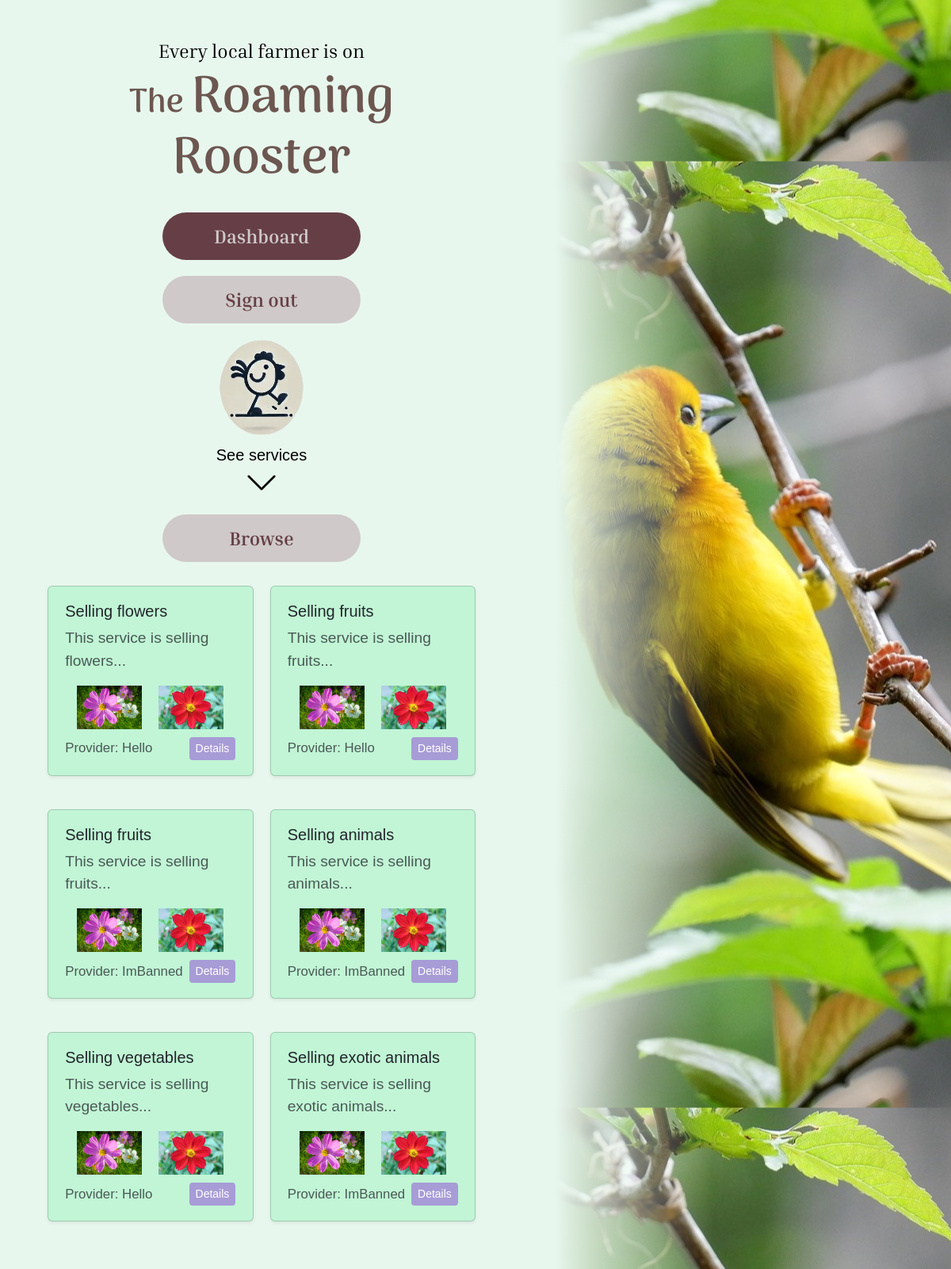
Page /pages/homepage/index.php (signed in) on the committed database.
### tables this page shows
CREATE TABLE users(
        id INTEGER PRIMARY KEY,
        username TEXT, display_name TEXT, password TEXT, email TEXT, verified_email BOOLEAN, phone TEXT, latitude FLOAT, longitude FLOAT, theme_id INTEGER, banned BOOLEAN,
        FOREIGN KEY(theme_id) REFERENCES themes(id)
    );

### utils/base.php (called while the page is built, shortened)
<?php
function has_session(): bool {
    return isset($_SESSION["connected"]) && $_SESSION["username"] && isset($_SESSION["id"]);
}

### utils/dbutils.php (called while the page is built, shortened)
<?php
function service_request(PDO $db, string $id_request, array $request_args): array
{
    $content = file_get_contents($_SERVER["DOCUMENT_ROOT"] . "/utils/sql/service.sql");
    $content = str_replace('$id_request', $id_request, $content);
    $prepared = $db->prepare($content);
    if (!$prepared->execute($request_args)) {
        echo "ERROR";
        return [];
    }
    return $prepared->fetchAll();
}
function random_services(PDO $db, $limit): array
{
    return service_request($db, "SELECT id FROM services ORDER BY random() LIMIT ?", [$limit]);
}

### components/service.php (the view, shortened to what this page needs)
<?php
function insert_service($service): void
{
    ?>
    <div class="col-md-6 col-lg-4 page search-result">
        <div class="card shadow-sm h-100">
            <div class="card-body">
                <h5 class="card-title"><?= htmlspecialchars($service["title"]) ?></h5>
                <p class="card-text text-muted"><?= htmlspecialchars(substr($service["description"], 0, 80)) ?>...</p>
                <div class="widget-list">
                    <img class="service-image" src="<?= htmlspecialchars($service["img_main_url"]) ?>"
                         alt="Main service image">
                    <img class="service-image" src="<?= htmlspecialchars($service["img_banner_url"]) ?>"
                         alt="Banner service image">
                </div>
                <div class="d-flex justify-content-between align-items-center">
                    <small class="text-muted">Provider: <?= $service["display_name"] ?></small>
                    <a href="/pages/service-details?id=<?= $service["id"] ?>" class="btn btn-sm btn-primary">Details</a>
                </div>
            </div>
        </div>
    </div>
    <?php
}
    ?>

### pages/homepage/index.php (shortened to what this page needs)
<?php
require $_SERVER["DOCUMENT_ROOT"] . "/utils/base.php";
$is_connected = has_session();
?>
<!DOCTYPE html>
<html lang="en">
<body>
<div id="left">
    <h2>Every local farmer is on</h2>
    <h1>Roaming Rooster</h1>
    <div class="center">
        <?php
        function button($text, $link, $class): void
        {
            echo "<a href='" . $link . "' class='button " . $class . "'>" . $text . "</a>";
        }
        if ($is_connected) {
            button("Dashboard", "/pages/dashboard", "primary");
        } else {
            button("Sign up", "/pages/register", "primary");
            button("Sign in", "/pages/login", "secondary");
        } ?>
    </div>
    <p id="arrow">
        See services
    </p>
    <a href="/pages/services" class="button secondary">Browse</a>
    <?php
    $db = getSecureDB();
    $services = random_services($db, 6);
    if (count($services) != 0) {
        ?>
        <div class="widget-list">
            <?php
            foreach ($services as $service) {
                insert_service($service);
            }
            ?>
        </div>
        <?php
    }
    ?>
</div>
<div id="right"></div>
</body>
</html>

### assets/css/main-style.css (style rules this page uses)
:root { --bs-body-bg: red !important; --title-color: #9FBA72; --warning-color: #FFC87F; --text-color-main: #663F46; --text-color-main-light: #CFC9C9; --text-color-secondary: #6C5750; --back-color-base: #E8F7EE; --back-color-popup: #C1F5D6; --back-color-important: #E27BBC; --back-color-secondary: #A79CD6; --back-color-ternary: #DFDCDB; --accent-color-main: var(--back-color-secondary); --accent-color-secondary: var(--back-color-important); --place-color-main: #77005D; --place-color-secondary: #121212; --place-holder-gradient: repeating-linear-gradient(45deg, var(--place-color-main) 10%, var(--place-color-secondary), 10%); --image-on-back-base-gradient: linear-gradient(var(--back-color-important) 0%, transparent 100%); --medium-corner: 12px; --large-corner: 40px; --input-block-padding: 8px; --input-block-margin: 5px; --big-container-padding: 2%; --reading-margin: 7%; --spacing-minimum: 10px; --spacing-small: 21px; --spacing-medium: 42px; --spacing-large: 84px; }
html, body { background-color: var(--back-color-base); font-family: Arial, Helvetica, sans-serif; }
div { background-color: transparent; }
h1 { color: var(--text-color-secondary) !important; text-align: center; }
p { color: var(--text-color-main); }
.page { max-height: 500px; visibility: visible; transition: max-height, padding, margin, visibility; transition-duration: 0.5s; transition-timing-function: ease; }
a { text-decoration: none; }
.service-image { max-width: 42%; width: 150px; height: auto; }

### assets/css/homepage.css (style rules this page uses)
:root { height: 100%; }
body { display: flex; min-height: 100%; }
h1 { font-family: "arima-bold", serif; font-weight: bold; text-shadow: var(--back-color-base) 0 0 8px; font-size: 64px; }
h1::before { font-size: 42px; margin-right: 10px; content: "The"; }
h2 { font-family: "inria", serif; color: black; text-shadow: var(--back-color-base) 0 0 8px; font-size: 24px; }
#left { z-index: 1; padding: 50px; box-sizing: border-box; min-width: 55vw; width: 500px; max-width: 100vw; max-height: 100%; display: flex; flex-direction: column; align-items: center; overflow-y: scroll; -ms-overflow-style: none; scrollbar-width: none; }
#right { position: fixed; height: 100%; z-index: 0; top: 0; right: 0; width: 500px; max-width: 70%; background: url("/assets/images/sample.jpeg"); background-position: center; }
#right::before { content: ""; display: block; width: 40%; height: 100%; background: linear-gradient(90deg, var(--back-color-base), transparent); }
a.button { display: block; margin: 20px 0; padding: 12px; width: 250px; box-sizing: border-box; border-radius: 30px; text-align: center; text-decoration: none; font-family: "inria-bold", serif-bold, serif; font-size: 24px; }
a.button.primary { background-color: var(--text-color-main); color: var(--text-color-main-light); }
a.button.secondary { background-color: var(--text-color-main-light); color: var(--text-color-main); }
#arrow { display: flex; flex-direction: column; text-shadow: var(--back-color-base) 0 0 8px; font-size: 20px; color: black; margin-bottom: 0; margin-top: 10px; }
#arrow::after { content: ""; width: 40px; height: 40px; background: url("/assets/images/down.png") center no-repeat; background-size: 100% 100%; margin-left: auto; margin-right: auto; }
.widget-list > * { flex-basis: 35%; flex-grow: 1; }

### assets/css/containers.css (style rules this page uses)
.card { background-color: var(--back-color-popup); box-shadow: rgba(from var(--text-color-main) r g b / 0.3) 0 0 30px 10px; padding: 3px var(--big-container-padding); display: flex; flex-direction: row; gap: min(var(--spacing-medium), 1vw); justify-content: center; align-items: center; flex-grow: 1; flex-shrink: 1; flex-basis: fit-content; }
.widget-list { display: flex; flex-wrap: wrap; row-gap: var(--spacing-medium); column-gap: var(--spacing-small); margin: var(--spacing-minimum); justify-content: center; font-size: 1.2em; }
.widget-list > .search-result { max-width: 500px; min-width: 200px; width: 30%; flex: auto; }

### assets/css/inputs.css (style rules this page uses)
.btn-primary { background-color: var(--back-color-secondary); border: none; }

### rows in the picture
users: title "Selling flowers", description "This service is selling flowers", display_name "Hello", title "Selling fruits", description "This service is selling fruits", title "Selling vegetables", description "This service is selling vegetables"
users: title "Selling fruits", description "This service is selling fruits", display_name "ImBanned", title "Selling animals", description "This service is selling animals", title "Selling exotic animals", description "This service is selling exotic animals"

### other values in the picture
$text "Dashboard Sign out"
